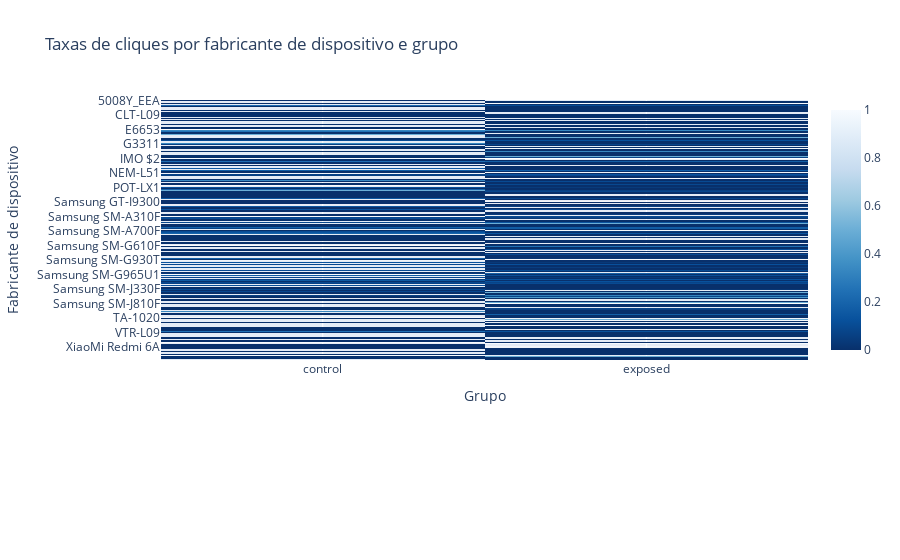

The cell this chart's notebook holds for it:
### Code cell
# Calcula o número de usuários em cada grupo
tamanho_controle = len(df[df['experiment'] == 'control'])
tamanho_exposto = len(df[df['experiment'] == 'exposed'])

# Calcula as taxas de cliques para cada fabricante de dispositivo por grupo
taxa_cliques_por_fabricante = df.groupby(['device_make', 'experiment'])[['yes']].mean().reset_index()

# Cria um gráfico de mapa de calor
mapa_calor = go.Heatmap(x=taxa_cliques_por_fabricante['experiment'], y=taxa_cliques_por_fabricante['device_make'], z=taxa_cliques_por_fabricante['yes'],
colorscale='Blues', zmin=0, zmax=1, showscale=True, reversescale=True)

# Cria um layout
layout = go.Layout(title='Taxas de cliques por fabricante de dispositivo e grupo',
xaxis=dict(title='Grupo'),
yaxis=dict(title='Fabricante de dispositivo', autorange='reversed'),
margin=dict(l=150, r=50, b=200, t=100))

# Cria uma figura e a exibe
fig = go.Figure(data=[mapa_calor], layout=layout)
fig.show()

### Figure 1 — Plotly figure (JSON) as saved in the notebook; plotly's stock layout.template omitted (floating-point values rounded to 4 significant figures; data arrays with more than 128 entries replaced by an {"elided": "..."} marker saying what was removed)
{"data": [{"colorscale": [[0, "rgb(247,251,255)"], [0.125, "rgb(222,235,247)"], [0.25, "rgb(198,219,239)"], [0.375, "rgb(158,202,225)"], [0.5, "rgb(107,174,214)"], [0.625, "rgb(66,146,198)"], [0.75, "rgb(33,113,181)"], [0.875, "rgb(8,81,156)"], [1, "rgb(8,48,107)"]], "reversescale": true, "showscale": true, "type": "heatmap", "x": {"elided": "385 str values"}, "y": {"elided": "385 str values"}, "z": {"elided": "385 float values"}, "zmax": 1, "zmin": 0}], "layout": {"margin": {"b": 200, "l": 150, "r": 50, "t": 100}, "title": {"text": "Taxas de cliques por fabricante de dispositivo e grupo"}, "xaxis": {"title": {"text": "Grupo"}}, "yaxis": {"autorange": "reversed", "title": {"text": "Fabricante de dispositivo"}}}}
